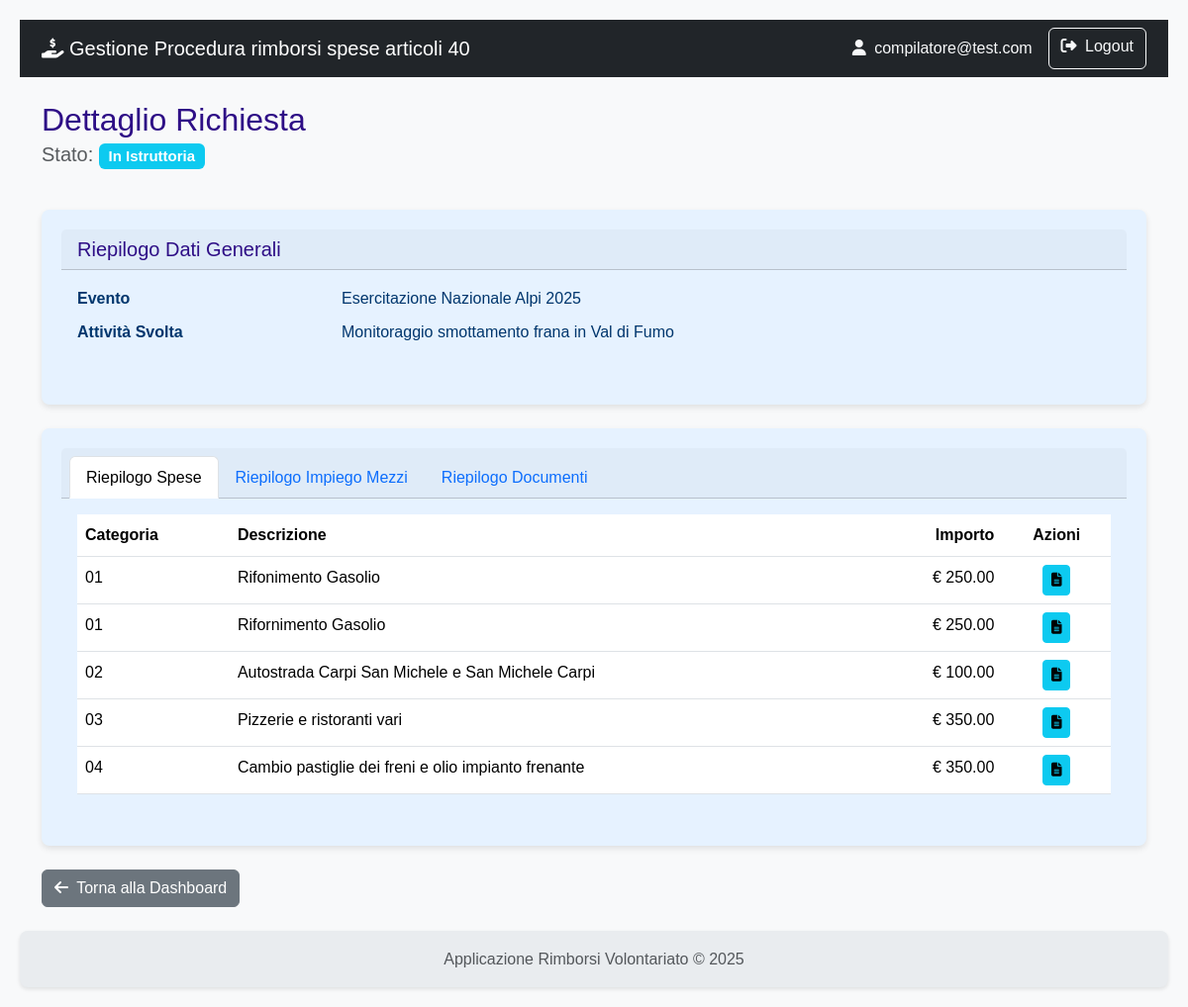
/richiesta/dettaglio/3 (signed in), run on the app's committed database.
### rimborsi/models.py (models this page shows)
class User(db.Model, UserMixin):
    id = db.Column(db.Integer, primary_key=True)
    username = db.Column(db.String(80), nullable=False)
    email = db.Column(db.String(120), nullable=False)
    password_hash = db.Column(db.String(120), nullable=False)
    role = db.Column(db.String(20), nullable=False)
    organizzazioni = db.relationship('Organizzazione', secondary=associazione_utente_organizzazione, back_populates='utenti_compilatori')
    __table_args__ = (
        db.UniqueConstraint('username', name='uq_user_username'),
        db.UniqueConstraint('email', name='uq_user_email'),
    )

class Evento(db.Model):
    id = db.Column(db.Integer, primary_key=True)
    protocollo_attivazione = db.Column(db.String(50), unique=True)
    nome = db.Column(db.String(100), nullable=False)
    descrizione = db.Column(db.Text)
    tipologia = db.Column(db.String(1), nullable=False)
    data_inizio = db.Column(db.Date)
    data_fine = db.Column(db.Date)
    richieste = db.relationship('Richiesta', backref='evento', lazy=True)
    __table_args__ = (db.UniqueConstraint('protocollo_attivazione', name='uq_evento_protocollo_attivazione'),)

class Richiesta(db.Model):
    id = db.Column(db.Integer, primary_key=True)
    stato = db.Column(db.String(1), default='A', nullable=False)
    esito = db.Column(db.String(1))
    attivita_svolta = db.Column(db.Text)
    data_inizio_attivita = db.Column(db.Date)
    data_fine_attivita = db.Column(db.Date)
    numero_volontari_coinvolti = db.Column(db.Integer)
    data_creazione = db.Column(db.DateTime, default=datetime.utcnow)
    data_invio = db.Column(db.DateTime)
    protocollo_invio = db.Column(db.String(50), nullable=True)
    note_istruttoria = db.Column(db.Text, nullable=True)
    data_fine_istruttoria = db.Column(db.DateTime)
    protocollo_istruttoria = db.Column(db.String(50), nullable=True)
    evento_id = db.Column(db.Integer, db.ForeignKey('evento.id'), nullable=False)
    organizzazione_id = db.Column(db.Integer, db.ForeignKey('organizzazione.id'), nullable=False)
    impieghi = db.relationship('ImpiegoMezzoAttrezzatura', backref='richiesta', lazy=True, cascade="all, delete-orphan")
    spese = db.relationship('Spesa', backref='richiesta', lazy=True, cascade="all, delete-orphan")
    __table_args__ = (
        db.UniqueConstraint('protocollo_invio', name='uq_richiesta_protocollo_invio'),
        db.UniqueConstraint('protocollo_istruttoria', name='uq_richiesta_protocollo_istruttoria'),
    )

class Spesa(db.Model):
    id = db.Column(db.Integer, primary_key=True)
    data_spesa = db.Column(db.Date, nullable=False)
    categoria = db.Column(db.String(1), nullable=False)
    descrizione_spesa = db.Column(db.String(250))
    importo_richiesto = db.Column(db.Float, nullable=False)
    importo_approvato = db.Column(db.Float)
    note_istruttoria = db.Column(db.Text)
    richiesta_id = db.Column(db.Integer, db.ForeignKey('richiesta.id'), nullable=False)
    documenti = db.relationship('DocumentoSpesa', backref='spesa', lazy=True, cascade="all, delete-orphan")
    impiego_id = db.Column(db.Integer, db.ForeignKey('impiego_mezzo_attrezzatura.id'), nullable=True)

### rimborsi/richiesta/routes.py (the view)
@richiesta_bp.route('/dettaglio/<int:richiesta_id>')
@login_required
def dettaglio_richiesta(richiesta_id):
    richiesta = Richiesta.query.get_or_404(richiesta_id)
    return render_template('richiesta/dettaglio_richiesta.html', richiesta=richiesta)

### rimborsi/models.py (called while the page is built)
    def get_tipo_documento_display(self):
        tipo = {
            'A': 'Scontrino',
            'B': 'Fattura',
            'C': 'Autorizzazione',
            'D': 'Attestazione Danno'
        }
        return tipo.get(self.tipo_documento, self.tipo_documento)

    @property
    def km_totali(self):
        if self.km_partenza is not None and self.km_arrivo is not None:
            return self.km_arrivo - self.km_partenza
        return 0

### rimborsi/templates/richiesta/dettaglio_richiesta.html (shortened to what this page needs)
{% extends 'base.html' %}
{% block content %}
    <div class="d-flex justify-content-between align-items-center mb-4">
        <div>
            <h2 class="mb-0">Dettaglio Richiesta</h2>
            <p class="lead text-muted">
                Stato:
                {% if richiesta.stato == 'A' %}
                    <span class="badge bg-warning text-dark">In Bozza</span>
                {% elif richiesta.stato == 'B' %}
                    <span class="badge bg-info">In Istruttoria</span>
                {% elif richiesta.stato == 'C' %}
                    <span class="badge bg-success">Istruita</span>
                {% endif %}
            </p>
        </div>
    </div>
    <div class="card shadow-sm mb-4">
        <div class="card-header"><h5 class="mb-0">Riepilogo Dati Generali</h5></div>
        <div class="card-body">
            <dl class="row">
                <dt class="col-sm-3">Evento</dt>
                <dd class="col-sm-9">{{ richiesta.evento.nome }}</dd>
                <dt class="col-sm-3">Attività Svolta</dt>
                <dd class="col-sm-9">{{ richiesta.attivita_svolta }}</dd>
            </dl>
        </div>
    </div>
    <div class="card shadow-sm">
        <div class="card-header">
            <ul class="nav nav-tabs card-header-tabs">
                <li class="nav-item">
                    <a class="nav-link active" data-bs-toggle="tab" href="#tab-spese">Riepilogo Spese</a>
                </li>
                <li class="nav-item">
                    <a class="nav-link" data-bs-toggle="tab" href="#tab-impieghi">Riepilogo Impiego Mezzi</a>
                </li>
                <li class="nav-item">
                    <a class="nav-link" data-bs-toggle="tab" href="#tab-documenti">Riepilogo Documenti</a>
                </li>
            </ul>
        </div>
        <div class="card-body">
            <div class="tab-content">
                <div class="tab-pane fade show active" id="tab-spese">
                    <table class="table table-hover">
                        <thead>
                            <tr>
                                <th>Categoria</th>
                                <th>Descrizione</th>
                                <th class="text-end">Importo</th>
                                <th class="text-center">Azioni</th>
                            </tr>
                        </thead>
                        <tbody>
                            {% for spesa in richiesta.spese %}
                            <tr>
                                <td>{{ spesa.categoria }}</td>
                                <td>{{ spesa.descrizione_spesa }}</td>
                                <td class="text-end">&euro; {{ "%.2f"|format(spesa.importo_richiesto) }}</td>
                                <td class="text-center">
                                    <a href="{{ url_for('richiesta.lista_documenti', spesa_id=spesa.id) }}" class="btn btn-info btn-sm">
                                        <i class="fas fa-file-alt"></i>
                                    </a>
                                </td>
                            </tr>
                            {% else %}
                            <tr><td colspan="4" class="text-center text-muted">Nessuna spesa inserita.</td></tr>
                            {% endfor %}
                        </tbody>
                    </table>
                </div>
            </div>
        </div>
    </div>
    <div class="mt-4">
        <a href="{{ url_for('main.dashboard') }}" class="btn btn-secondary">
            <i class="fas fa-arrow-left me-1"></i> Torna alla Dashboard
        </a>
    </div>
{% endblock %}

### rimborsi/templates/base.html (shortened to what this page needs)
<!doctype html>
<html lang="it" class="h-100">
<head>
    <link href="https://cdn.jsdelivr.net/npm/bootstrap@5.3.3/dist/css/bootstrap.min.css" rel="stylesheet" xintegrity="sha384-QWTKZyjpPEjISv5WaRU9OFeRpok6YctnYmDr5pNlyT2bRjXh0JMhjY6hW+ALEwIH">
    <link rel="stylesheet" href="https://cdnjs.cloudflare.com/ajax/libs/font-awesome/6.5.2/css/all.min.css" xintegrity="sha512-SnH5WK+bZxgPHs44uWIX+LLJAJ9/2PkPKZ5QiAj6Ta86w+fsb2TkcmfRyVX3pBnMFcV7oQPJkl9QevSCWr3W6A==" />
    <link rel="stylesheet" href="{{ url_for('static', filename='css/styles.css') }}">
</head>
<body>
    <nav class="navbar navbar-expand-lg navbar-dark bg-dark">
        <div class="container">
            <a class="navbar-brand" href="{{ url_for('auth.index') }}">
                <i class="fas fa-hand-holding-dollar"></i>
                Gestione Procedura rimborsi spese articoli 40
            </a>
            <div class="collapse navbar-collapse" id="navbarNav">
                <div class="d-flex ms-auto">
                    {% if current_user.is_authenticated %}
                        <span class="navbar-text me-3 text-light">
                            <i class="fas fa-user me-1"></i> {{ current_user.email }}
                        </span>
                        <a href="{{ url_for('auth.logout') }}" class="btn btn-outline-light">
                            <i class="fas fa-sign-out-alt me-1"></i> Logout
                        </a>
                    {% else %}
                        <a href="{{ url_for('auth.registrati') }}" class="btn btn-outline-light me-2">Registrati</a>
                        <a href="{{ url_for('auth.login') }}" class="btn btn-outline-light">Login</a>
                    {% endif %}
                </div>
            </div>
        </div>
    </nav>
    <main class="container my-4">
        {% block content %}{% endblock %}
    </main>
    <footer class="footer mt-auto py-3">
        <div class="container text-center">
            <span class="text-muted">Applicazione Rimborsi Volontariato &copy; 2025</span>
        </div>
    </footer>
</body>
</html>

### rimborsi/static/css/styles.css (style rules this page uses)
:root { --color-primary: #2e0e86; --color-primary-hover: #142fca; --color-text-light: #ffffff; --color-card-bg: #e6f2ff; --color-card-text: #00366d; --color-bg: #f4f4f4; --color-text-dark: #333; --color-link: #0055a4; --border-radius: 8px; --box-shadow: 0 2px 4px rgba(0, 0, 0, 0.1); --box-shadow-card: 0 3px 6px rgba(0, 0, 0, 0.1); --transition-standard: all 0.3s ease; }
body { font-family: Arial, sans-serif; background-color: var(--color-bg); color: var(--color-text-dark); margin: 0; padding: 20px; line-height: 1.6; }
h1, h2, h3, h4, h5, h6 { color: var(--color-primary); margin-top: 0; }
a { color: var(--color-link); text-decoration: none; }
.card { flex: 1; background-color: var(--color-card-bg); color: var(--color-card-text); border-radius: var(--border-radius); padding: 20px; box-shadow: var(--box-shadow-card); transition: transform 0.2s ease-in-out; border: none; }
.card-body i { transition: var(--transition-standard); }
.shadow-sm { box-shadow: var(--box-shadow-card) !important; }
.text-center { text-align: center; }
.footer { display: flex; justify-content: left; gap: 20px; background-color: var(--color-primary); padding: 15px 20px; border-radius: var(--border-radius); margin-top: 20px; box-shadow: var(--box-shadow); }

### rimborsi/templates/base.html (style rules this page uses)
body { display: flex; flex-direction: column; min-height: 100vh; background-color: #f8f9fa; }
main { flex: 1; }
.footer { background-color: #e9ecef; }

### data on the page
User: email "compilatore@test.com"
Evento: evento.nome "Esercitazione Nazionale Alpi 2025"
Richiesta: attivita_svolta "Monitoraggio smottamento frana in Val di Fumo"
Spesa: categoria "01", descrizione_spesa "Rifonimento Gasolio", importo_richiesto "250.00"
Spesa: categoria "01", descrizione_spesa "Rifornimento Gasolio", importo_richiesto "250.00"
Spesa: categoria "02", descrizione_spesa "Autostrada Carpi San Michele e San Michele Carpi", importo_richiesto "100.00"
Spesa: categoria "03", descrizione_spesa "Pizzerie e ristoranti vari", importo_richiesto "350.00"
Spesa: categoria "04", descrizione_spesa "Cambio pastiglie dei freni e olio impianto frenante", importo_richiesto "350.00"
